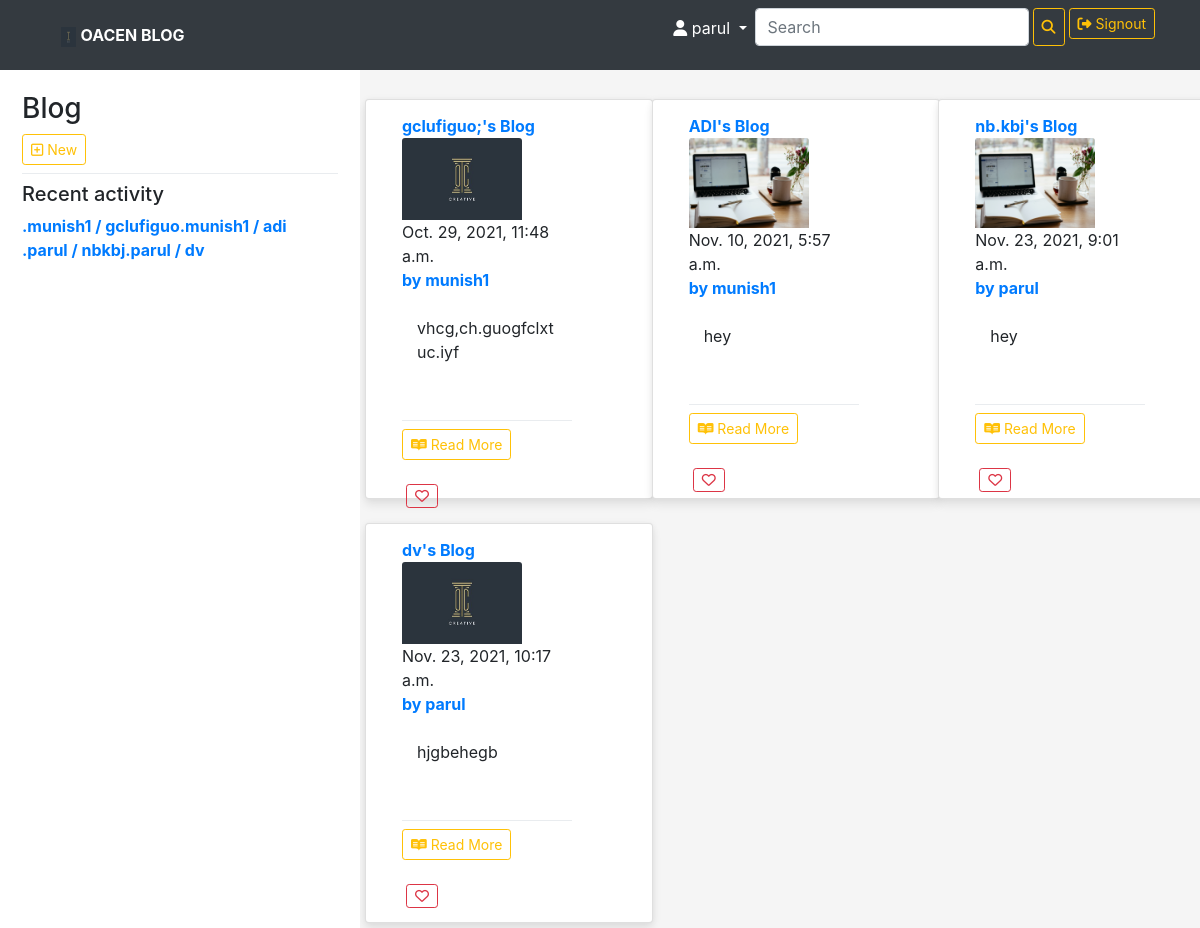
The app's page /website/homepage/ (signed in) with its own data.
### website/models.py (models this page shows, shortened)
class Image(models.Model):
    id=models.AutoField(primary_key=True)
    user=models.ForeignKey(User, on_delete=models.CASCADE, null=True)
    content=models.CharField(max_length=2000,null=True)
    title=models.CharField(max_length=80 ,null=True)
    file=models.ImageField(upload_to="media")
    date_created=models.DateTimeField(auto_now_add=True ,null=True)
    slug = models.SlugField(null=True,blank=True)

### website/views.py (the view)
# urls.py: path('homepage/',homepage),
@login_required(login_url="http://localhost:8000/website/signinpage")
def homepage(request):
    img=Image.objects.all().order_by('date_created')
    return render(request,"home.html",{'img':img})

### website/templates/home.html (shortened to what this page needs)
{% extends "base.html" %}
{% block maincontent %}
<body>
<div class="float-container">
  <h3>Blog</h3>
  <a href="http://localhost:8000/website/postpage"><button class="btn btn-outline-warning  btn-sm" type="submit" ><i class="far fa-plus-square"></i> New</button></a>
  <div class="dropdown-divider"></div>
<h5>Recent activity</h5>
<div class="row ml-auto">
{% for x in img %}
<strong class="text-primary"> .{{x.user}} / {{x.slug|truncatechars:30}}<br></strong>
{% endfor %}
</div>
</div>
<div class="float-child">
  <div class="row">
    {% for x in img%}
    <div class="col-sm-4 mt-4">
      <div class="card card-1 d-flex" style="width: 18rem;">
        <strong class="text-primary">{{x.title}}'s Blog</strong>
        <img src="{{x.file.url}}" alt="" class="card-img-top">
        {{x.date_created}}
        <br>
        <strong class="text-primary"> by {{x.user}}</strong>
        <br>
       <div class="container mb-5">
        {{x.content|truncatechars:100}}
        </div>
        <div class="dropdown-divider"></div>
        <a href="{% url 'postdetail' x.id  %}"><button class="btn btn-outline-warning btn-sm "  type="submit" style=position:sticky><i class="fab fa-readme"></i> Read More</button></a>
 <br>
  <a href="{% url 'like' x.id  %}"><button class="btn btn-outline-danger btn-sm ml-1 " type="submit"style=position:sticky ><i class="far fa-heart"></i></button></a>
    </div>
    </div>
{% endfor %}
</body>
{% endblock %}

### website/templates/base.html (shortened to what this page needs)
<html>
  {% load static %}
    <head>
            <link rel="stylesheet" href="https://maxcdn.bootstrapcdn.com/bootstrap/4.3.1/css/bootstrap.min.css">
            <link rel="stylesheet" href="https://cdn.jsdelivr.net/npm/bootstrap-icons@1.6.0/font/bootstrap-icons.css">
            <link rel="stylesheet" href="https://maxcdn.bootstrapcdn.com/bootstrap/4.5.2/css/bootstrap.min.css">
          </head>
    <body>
            <nav class="navbar navbar-expand-lg navbar-dark bg-dark">
              <div class="container">
                    <a class="nav-link text-white " href="http://localhost:8000/website/homepage">
                      <img src="{% static 'photo4.jpg' %}" alt="" width="15" height="20">
                     <strong>OACEN BLOG</strong></a>
                    <div class="collapse navbar-collapse" id="navbarSupportedContent">
                      <ul class="navbar-nav ml-auto">
                        {% if request.user.is_authenticated %}
                        <li class="nav-item  active dropdown bg-color-dark">
                          <a class="nav-link dropdown-toggle text-white" href="#" id="navbarDropdown" role="button" data-toggle="dropdown" aria-haspopup="true" aria-expanded="false">
                            <i class="fas fa-user"></i>
                            {{request.user.first_name}}
                          </a>
                        </li>
                        <form class="d-flex">
                          <input class="form-control me-2" type="search" placeholder="Search" aria-label="Search">
                          <button class="btn btn-outline-warning btn-sm ml-1" type="submit"><i class="fas fa-search"></i></button>
                        </form>
                        <li class="nav-item active">
                          <a href="http://localhost:8000/website/signoutpage"><button class="btn btn-outline-warning btn-sm ml-1 " type="submit" ><i class="fas fa-sign-out-alt"></i> Signout</button></a>
                        </li>
                        {% endif  %}
                      </ul>
                      </div>
                    </div>
                  </nav>
                  {% block maincontent %}
                  {% endblock %}
    </body>
  </html>

### website/templates/home.html (style rules this page uses)
.float-container { width: 30%; float: left; padding: 20px; border: 2px solid white; overflow: auto; }
.float-child { width: 70%; margin: auto; padding: 5px; background-color: whitesmoke; overflow:auto; }
.card { border-radius: 4px; height: 400px; padding: 20px; width:50%; background: #fff; box-shadow: 0 6px 10px rgba(0,0,0,.08), 0 0 6px rgba(0,0,0,.05); transition: .3s transform cubic-bezier(.155,1.105,.295,1.12),.3s box-shadow,.3s -webkit-transform cubic-bezier(.155,1.105,.295,1.12); padding: 14px 80px 18px 36px; cursor: pointer; }
.card img { top: 20px; right: 15px; max-height: 90px; max-width: 120px; }
.card-1 { background-image: url(https://ionicframework.com/img/getting-started/ionic-native-card.png); background-repeat: no-repeat; background-position: right; background-size: 80px; }

### records on screen
Image: user "munish1", slug "gclufiguo", title "gclufiguo;", file (picture), date_created "Oct. 29, 2021, 11:48 a.m.", content "vhcg,ch.guogfclxtuc.iyf"
Image: user "munish1", slug "adi", title "ADI", file (picture), date_created "Nov. 10, 2021, 5:57 a.m.", content "hey"
Image: user "parul", slug "nbkbj", title "nb.kbj", file (picture), date_created "Nov. 23, 2021, 9:01 a.m.", content "hey"
Image: user "parul", slug "dv", title "dv", file (picture), date_created "Nov. 23, 2021, 10:17 a.m.", content "hjgbehegb"

### other values on screen
{{ request.user.first_name }} "parul"
